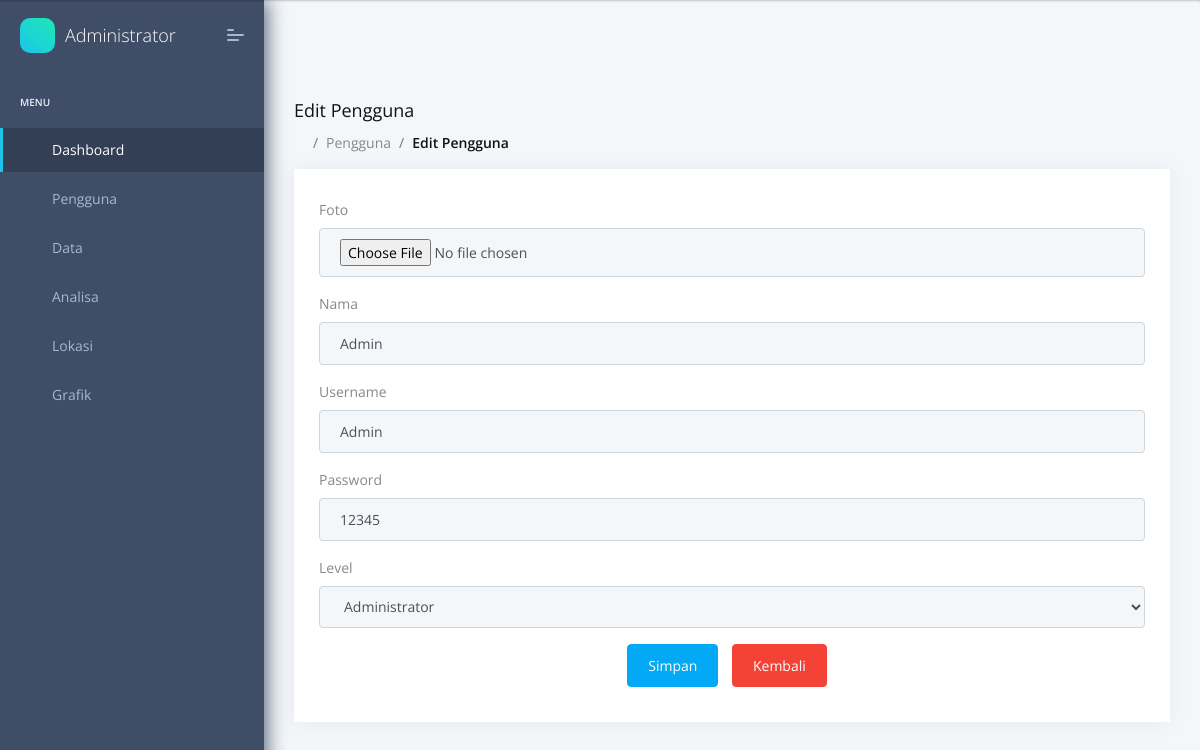
The app's page /admin/edit_pengguna.php?id=1 (signed in) with its own data.
### tables this page shows
CREATE TABLE `tb_pengguna` (
  `id_pengguna` int(5) NOT NULL,
  `level` varchar(50) NOT NULL,
  `foto` varchar(50) NOT NULL,
  `nama` varchar(50) NOT NULL,
  `username` varchar(50) NOT NULL,
  `password` varchar(50) NOT NULL
);

### admin/edit_pengguna.php (the view, shortened to what this page needs)
<?php
    include 'head.php';
    include 'menu.php';
    include 'header.php';
    include 'koneksi.php';
?>
    <div class="pcoded-main-container">
        <div class="pcoded-wrapper">
            <div class="pcoded-content">
                <div class="pcoded-inner-content">
                    <div class="page-header">
                        <div class="page-block">
                            <div class="row align-items-center">
                                <div class="col-md-12">
                                    <div class="page-header-title">
                                        <h5 class="m-b-10">Edit Pengguna</h5>
                                    </div>
                                    <ul class="breadcrumb">
                                        <li class="breadcrumb-item"><a href="index.html"><i class="feather icon-home"></i></a></li>
                                        <li class="breadcrumb-item"><a href="#!">Pengguna</a></li>
                                        <li class="breadcrumb-item"><a href="#!">Edit Pengguna</a></li>
                                    </ul>
                                </div>
                            </div>
                        </div>
                    </div>
                    <div class="main-body">
                        <div class="page-wrapper">
                            <div class="row">
                                <div class="col-sm-12">
                                    <div class="card">
                                        <div class="card-body">
                                            <div class="row">
                                                <div class="col-md-12">
                                                    <?php
                                                      $id = $_GET['id'];
                                                      $data = mysqli_query($con,"SELECT * FROM tb_pengguna WHERE id_pengguna='$id'");
                                                      while($d = mysqli_fetch_array($data))
                                                      {
                                                    ?>
                                                    <form action="update_pengguna.php" method="post" enctype='multipart/form-data'>
                                                        <div class="form-group">
                                                            <label>Foto</label>
                                                            <input type="file" class="form-control" placeholder="" name="filegambar" required>
                                                        </div>
                                                        <div class="form-group">
                                                            <label>Nama</label>
                                                            <input type="text" class="form-control" placeholder="Nama" name="b" required value="<?php echo $d['nama']; ?>">
                                                        </div>
                                                        <div class="form-group">
                                                            <label>Username</label>
                                                            <input type="text" class="form-control" placeholder="Username" name="c" required value="<?php echo $d['username']; ?>">
                                                        </div>
                                                        <div class="form-group">
                                                            <label>Password</label>
                                                            <input type="text" class="form-control" placeholder="Password" name="d" required value="<?php echo $d['password']; ?>">
                                                        </div>
                                                        <div class="form-group">
                                                        <label>Level</label>
                                                        <select class="form-control" name="e">
                                                            <option <?php if ($d['level'] == 'Administrator') { echo 'selected'; }?> value="Administrator">Administrator</option>
                                                      </select>
                                                    </div>
                                                        <center>
                                                            <button type="submit" class="btn btn-primary" name="simpan">Simpan</button>
                                                            <a class="btn btn-danger" href="data_pengguna.php">Kembali</a>
                                                        </center>
                                                    </form>
                                                    <?php
                                                        }
                                                    ?>
                                                </div>
                                        </div>
                                    </div>
                                </div>
                            </div>
                        </div>
                    </div>
                </div>
            </div>
        </div>
    </div>
<?php
    include 'foot.php';
?>

### records on screen
tb_pengguna: b "Admin", c "Admin", d "12345", e "Administrator"
